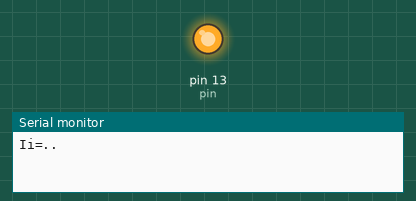
Bench run of a sketch on a simulated Arduino Uno, built with avr-gcc and run on an emulated ATmega328P. Shown: output pins drawn as LEDs (lit = HIGH), the last lines printed to the serial monitor.

Above: at 0.1 s.
At 35.0 s:
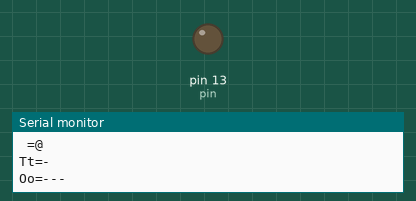
Timing chart, 0 to 40.0 s (numbered marks = the images above):
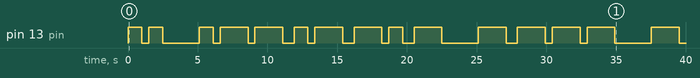

The sketch:

Morze1.ino
```cpp
//int const Size = 59;
//String letters[Size] = {
//"АаAa=.−",   "БбBb=−...",  "ВвWw=.−−",   "ГгGg=−−.",   "ДдDd=−..",   "ЕеЁёEe=.",
//"ЖжVv=...−", "ЗзZz=−−..",  "ИиIi=..",    "ЙйJj=.−−−",  "КкKk=−.−",   "ЛлLl=.−..",
//"МмMm=−−",   "НнNn=−.",    "ОоOo=−−−",   "ПпPp=.−−.",  "РрRr=.−.",   "СсSs=...",
//"ТтTt=−",    "УуUu=..−",   "ФфFf=..−.",  "ХхHh=....",  "ЦцCc=−.−.",  "Чч=−−−.",
//"Шш=−−−−",  "ЩщQq=−−.−",  "Ъъ=−−.−−", "ЫыYy=−.−−",  "ЬьXx=−..−",  "Ээ=..−..",
//"Юю=..−−",   "Яя=.−.−",
//"1=.−−−−",  "2=..−−−",   "3=...−−",  "4=....−",  "5=.....",
//"6=−....",   "7=−−...",   "8=−−−..",  "9=−−−−.", "0=−−−−−",
//",=.−.−.−",  ":=−−−...", ";=−.−.−.", "(){}[]=−.−−.−", "'=.−−−−.", "-=−....−",
//"/=−..−.",   "?=..−−..",  "!=−−..−−", "|=−...−", "@=.−−.−.",
//"# ..−.−",        //Конец связи
//"*........",       // Ошибка/перебой
//"''=.−..−.",      // Одинарные кавычки
////'""=.−..−.',    // Двойные кавычки
//" =@",            // Пробел
//".=......"        // Точка
//};

int const Size = 52;
String letters[Size] = {
"Aa=.-",   "Bb=-...",  "Ww=.--",   "Gg=--.",   "Dd=-..",   "Ee=.",
"Vv=...-", "Zz=--..",  "Ii=..",    "Jj=.---",  "Kk=-.-",   "Ll=.-..",
"Mm=--",   "Nn=-.",    "Oo=---",   "Pp=.--.",  "Rr=.-.",   "Ss=...",
"Tt=-",    "Uu=..-",   "Ff=..-.",  "Hh=....",  "Cc=-.-.",  "Qq=--.-",
"Yy=-.--",  "Xx=-..-",

"1=.----",  "2=..---",   "3=...--",  "4=....-",  "5=.....",
"6=-....",   "7=--...",   "8=---..",  "9=----.", "0=-----",

",=.-.-.-",  ":=---...", ";=-.-.-.", "(){}[]=-.--.-", "'=.----.", "-=-....-",
"/=-..-.",   "?=..--..",  "!=--..--", "|=-...-", "@=.--.-.",
"#=..-.-",        //Конец связи
"*=........",       // Ошибка/перебой
"''=.-..-.",      // Одинарные кавычки
" =@",            // Пробел
".=......"        // Точка
};


int dot_duration   = 1000;   // время свечения светодиода при передаче точки
int dash_duration  = 2000;  // время свечения светодиода при передаче тире
int dot_dash_pause = 500;   // время задержки между тире-точка или точка-тире (в одной букве)
int letters_delay  = 300;   // время задержки между буквами
int pause_delay    = 1000;  // время задержки при кодовом знаке @ в кодировке букв
                            //    используется для задержек между словами (пробел, запятая, точка)
int pin = 13;

String MSG = "I want to get 100 point on the exam!  ";

// Sub to transmit dot-dash-pause to the Led
void blink(char cod){ //Serial.println(ID, HEX);
  //Serial.print("> ");
  //Serial.println(cod, HEX);
  switch(cod) {
    case 0x2E: { digitalWrite(pin, HIGH); delay(dot_duration);  break;  }  //"."
    case 0x2D: { digitalWrite(pin, HIGH); delay(dash_duration); break;  }  //"-"
    case 0x40: {                          delay(pause_delay);   break;  }  // "@"
    }
    digitalWrite(pin, LOW); delay(dot_dash_pause);
  }

int FindSeparPos(String& s){
  //Serial.print("s> "); Serial.println(s);
  for (int idx = 0; idx<s.length(); idx++){
    if (s[idx] == 0x3D) {
      //Serial.print("!> ");
      //Serial.println(idx, HEX);
      return idx+1;}
    }

  Serial.println(0, HEX);
  return 0;
  }

void LedOneLetter(int morse_int){
    //Serial.println("=========");
    Serial.println(letters[morse_int]);
    FindSeparPos(letters[morse_int]);
    int start_pos = FindSeparPos(letters[morse_int]);
    for (int i = start_pos; i < letters[morse_int].length(); i++){
      blink(letters[morse_int][i]);
      }
  }

int GetLetterCode(char ch) {
  for (int idx = 0; idx < Size; idx++){
    for (int i = 0; i<letters[idx].length(); i++){
      if (letters[idx][i] == 0x3D) break;             // "=" found - end of search area
      if (letters[idx][i] == ch)   return idx;        // got an index!
      }
    }
  return -1; // Not found
  }

void setup() {
Serial.begin(9600);
pinMode(pin, OUTPUT);
digitalWrite (pin, LOW) ;
}

void loop() {
  for (int idx = 0; idx < MSG.length(); idx++){
    int morse_int = GetLetterCode(MSG[idx]);
    if (morse_int == -1) continue;
    LedOneLetter(morse_int);
    delay(letters_delay);
  }
 }
```

Measured:
- by itself, pin 13 (pin): LOW → HIGH at 0.00 s, → LOW 1.0 s later, → HIGH 0.50 s later, → LOW 1.0 s later, … (30 changes in this stretch)
